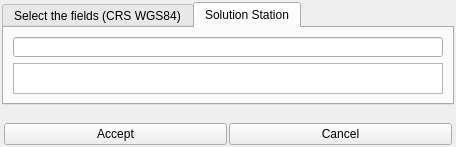
<?xml version="1.0" encoding="UTF-8"?>
<ui version="4.0">
 <class>station_coord</class>
 <widget class="QWidget" name="station_coord">
  <property name="geometry">
   <rect>
    <x>0</x>
    <y>0</y>
    <width>456</width>
    <height>147</height>
   </rect>
  </property>
  <property name="sizePolicy">
   <sizepolicy hsizetype="Preferred" vsizetype="MinimumExpanding">
    <horstretch>0</horstretch>
    <verstretch>0</verstretch>
   </sizepolicy>
  </property>
  <property name="minimumSize">
   <size>
    <width>0</width>
    <height>60</height>
   </size>
  </property>
  <property name="windowTitle">
   <string>Form</string>
  </property>
  <layout class="QVBoxLayout" name="verticalLayout_2">
   <property name="spacing">
    <number>2</number>
   </property>
   <property name="leftMargin">
    <number>2</number>
   </property>
   <property name="topMargin">
    <number>2</number>
   </property>
   <property name="rightMargin">
    <number>2</number>
   </property>
   <property name="bottomMargin">
    <number>2</number>
   </property>
   <item>
    <widget class="QTabWidget" name="tabWidget">
     <property name="currentIndex">
      <number>1</number>
     </property>
     <widget class="QWidget" name="tab">
      <property name="sizePolicy">
       <sizepolicy hsizetype="Expanding" vsizetype="Expanding">
        <horstretch>0</horstretch>
        <verstretch>0</verstretch>
       </sizepolicy>
      </property>
      <attribute name="title">
       <string>Select the fields (CRS WGS84)</string>
      </attribute>
      <layout class="QHBoxLayout" name="horizontalLayout_2">
       <item>
        <spacer name="horizontalSpacer_6">
         <property name="sizePolicy">
          <sizepolicy hsizetype="Expanding" vsizetype="Expanding">
           <horstretch>0</horstretch>
           <verstretch>0</verstretch>
          </sizepolicy>
         </property>
         <property name="orientation">
          <enum>Qt::Horizontal</enum>
         </property>
         <property name="sizeHint" stdset="0">
          <size>
           <width>48</width>
           <height>20</height>
          </size>
         </property>
        </spacer>
       </item>
       <item>
        <widget class="QLabel" name="label_38">
         <property name="sizePolicy">
          <sizepolicy hsizetype="Expanding" vsizetype="Expanding">
           <horstretch>0</horstretch>
           <verstretch>0</verstretch>
          </sizepolicy>
         </property>
         <property name="text">
          <string>Latitude</string>
         </property>
        </widget>
       </item>
       <item>
        <widget class="QComboBox" name="lat">
         <property name="enabled">
          <bool>true</bool>
         </property>
         <property name="sizePolicy">
          <sizepolicy hsizetype="Expanding" vsizetype="Expanding">
           <horstretch>0</horstretch>
           <verstretch>0</verstretch>
          </sizepolicy>
         </property>
         <property name="maximumSize">
          <size>
           <width>16777215</width>
           <height>20</height>
          </size>
         </property>
        </widget>
       </item>
       <item>
        <spacer name="horizontalSpacer_5">
         <property name="sizePolicy">
          <sizepolicy hsizetype="Expanding" vsizetype="Expanding">
           <horstretch>0</horstretch>
           <verstretch>0</verstretch>
          </sizepolicy>
         </property>
         <property name="orientation">
          <enum>Qt::Horizontal</enum>
         </property>
         <property name="sizeHint" stdset="0">
          <size>
           <width>47</width>
           <height>20</height>
          </size>
         </property>
        </spacer>
       </item>
       <item>
        <widget class="QLabel" name="label_39">
         <property name="sizePolicy">
          <sizepolicy hsizetype="Expanding" vsizetype="Expanding">
           <horstretch>0</horstretch>
           <verstretch>0</verstretch>
          </sizepolicy>
         </property>
         <property name="text">
          <string>Longitude</string>
         </property>
        </widget>
       </item>
       <item>
        <widget class="QComboBox" name="longi">
         <property name="enabled">
          <bool>true</bool>
         </property>
         <property name="sizePolicy">
          <sizepolicy hsizetype="Expanding" vsizetype="Expanding">
           <horstretch>0</horstretch>
           <verstretch>0</verstretch>
          </sizepolicy>
         </property>
         <property name="maximumSize">
          <size>
           <width>16777215</width>
           <height>20</height>
          </size>
         </property>
        </widget>
       </item>
       <item>
        <spacer name="horizontalSpacer_7">
         <property name="sizePolicy">
          <sizepolicy hsizetype="Expanding" vsizetype="Expanding">
           <horstretch>0</horstretch>
           <verstretch>0</verstretch>
          </sizepolicy>
         </property>
         <property name="orientation">
          <enum>Qt::Horizontal</enum>
         </property>
         <property name="sizeHint" stdset="0">
          <size>
           <width>48</width>
           <height>20</height>
          </size>
         </property>
        </spacer>
       </item>
      </layout>
     </widget>
     <widget class="QWidget" name="tab_2">
      <property name="sizePolicy">
       <sizepolicy hsizetype="Expanding" vsizetype="Expanding">
        <horstretch>0</horstretch>
        <verstretch>0</verstretch>
       </sizepolicy>
      </property>
      <attribute name="title">
       <string>Solution Station</string>
      </attribute>
      <layout class="QVBoxLayout" name="verticalLayout">
       <item>
        <spacer name="verticalSpacer_2">
         <property name="orientation">
          <enum>Qt::Vertical</enum>
         </property>
         <property name="sizeHint" stdset="0">
          <size>
           <width>20</width>
           <height>27</height>
          </size>
         </property>
        </spacer>
       </item>
       <item>
        <widget class="QLineEdit" name="lineEdit">
         <property name="sizePolicy">
          <sizepolicy hsizetype="Expanding" vsizetype="Fixed">
           <horstretch>0</horstretch>
           <verstretch>0</verstretch>
          </sizepolicy>
         </property>
         <property name="minimumSize">
          <size>
           <width>0</width>
           <height>20</height>
          </size>
         </property>
         <property name="maximumSize">
          <size>
           <width>16777215</width>
           <height>16777215</height>
          </size>
         </property>
        </widget>
       </item>
       <item>
        <widget class="QListWidget" name="listWidget">
         <property name="sizePolicy">
          <sizepolicy hsizetype="Expanding" vsizetype="Fixed">
           <horstretch>0</horstretch>
           <verstretch>0</verstretch>
          </sizepolicy>
         </property>
         <property name="minimumSize">
          <size>
           <width>0</width>
           <height>20</height>
          </size>
         </property>
         <property name="maximumSize">
          <size>
           <width>16777215</width>
           <height>16777215</height>
          </size>
         </property>
        </widget>
       </item>
       <item>
        <spacer name="verticalSpacer">
         <property name="orientation">
          <enum>Qt::Vertical</enum>
         </property>
         <property name="sizeHint" stdset="0">
          <size>
           <width>20</width>
           <height>10</height>
          </size>
         </property>
        </spacer>
       </item>
      </layout>
     </widget>
    </widget>
   </item>
   <item>
    <widget class="QLabel" name="lb_adv">
     <property name="sizePolicy">
      <sizepolicy hsizetype="Expanding" vsizetype="Expanding">
       <horstretch>0</horstretch>
       <verstretch>0</verstretch>
      </sizepolicy>
     </property>
     <property name="text">
      <string/>
     </property>
     <property name="wordWrap">
      <bool>true</bool>
     </property>
    </widget>
   </item>
   <item>
    <widget class="QWidget" name="widget" native="true">
     <layout class="QHBoxLayout" name="horizontalLayout">
      <property name="spacing">
       <number>2</number>
      </property>
      <property name="leftMargin">
       <number>2</number>
      </property>
      <property name="topMargin">
       <number>0</number>
      </property>
      <property name="rightMargin">
       <number>2</number>
      </property>
      <property name="bottomMargin">
       <number>0</number>
      </property>
      <item>
       <widget class="QPushButton" name="bt_accept">
        <property name="text">
         <string>Accept</string>
        </property>
       </widget>
      </item>
      <item>
       <widget class="QPushButton" name="bt_cancel">
        <property name="text">
         <string>Cancel</string>
        </property>
       </widget>
      </item>
     </layout>
    </widget>
   </item>
  </layout>
 </widget>
 <resources/>
 <connections/>
</ui>
